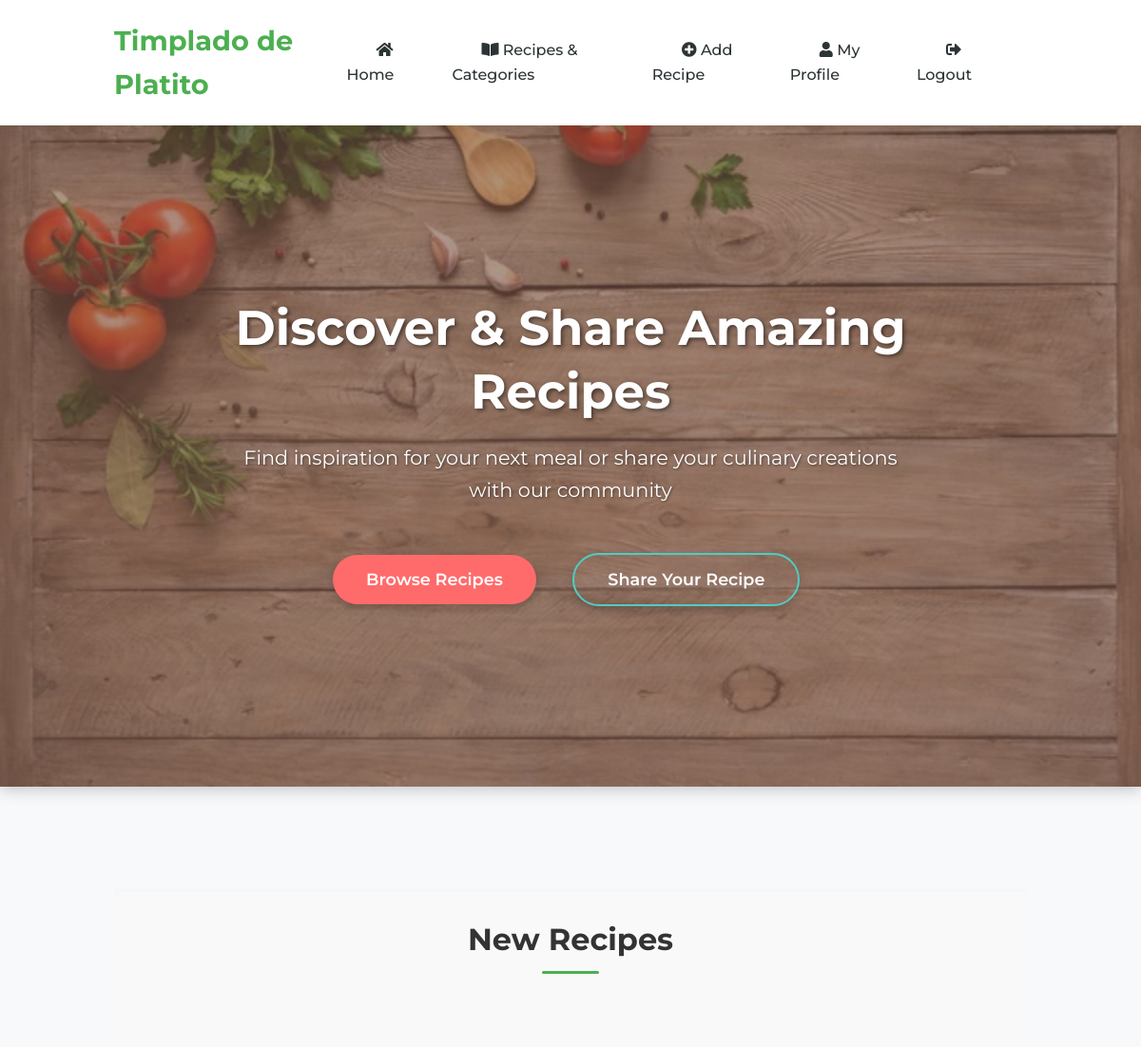
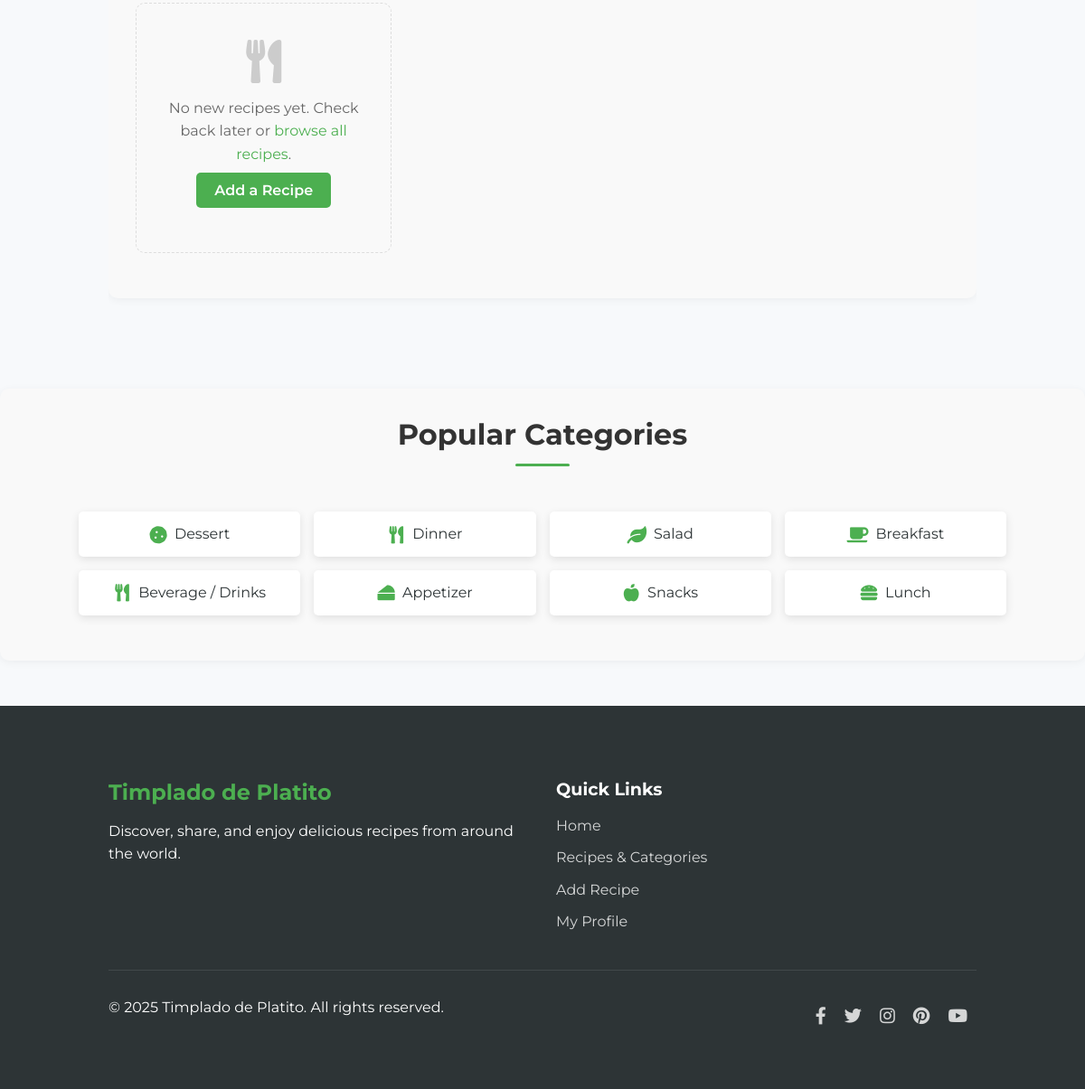
/pages/home.php (signed in), run on the app's committed database (2 pictures, top to bottom).
### tables this page shows
CREATE TABLE IF NOT EXISTS `categories` (
  `id` int(11) NOT NULL AUTO_INCREMENT,
  `name` varchar(255) NOT NULL,
  `created_at` timestamp NOT NULL DEFAULT CURRENT_TIMESTAMP,
  PRIMARY KEY (`id`),
  UNIQUE KEY `name` (`name`)
);

### classes/Category.php (called while the page is built, shortened)
<?php
class Category {
    private $db;
    public function __construct($database) {
        $this->db = $database;
    }
    public function getTopCategories($limit = 5) {
        try {
            $query = "SELECT c.id, c.name, COUNT(r.id) as recipe_count,
                      CASE
                        WHEN c.name = 'Breakfast' THEN 'fas fa-coffee'
                        WHEN c.name = 'Lunch' THEN 'fas fa-hamburger'
                        WHEN c.name = 'Dinner' THEN 'fas fa-utensils'
                        WHEN c.name = 'Snacks' THEN 'fas fa-apple-alt'
                        WHEN c.name = 'Dessert' THEN 'fas fa-cookie'
                        WHEN c.name = 'Appetizer' THEN 'fas fa-cheese'
                        WHEN c.name = 'Side Dish' THEN 'fas fa-bread-slice'
                        WHEN c.name = 'Beverage' OR c.name = 'Drinks' THEN 'fas fa-glass-martini-alt'
                        WHEN c.name = 'Soup' THEN 'fas fa-mug-hot'
                        WHEN c.name = 'Salad' THEN 'fas fa-leaf'
                        ELSE 'fas fa-utensils'
                      END as icon
                     FROM categories c
                     LEFT JOIN recipes r ON c.id = r.category_id
                     GROUP BY c.id
                     ORDER BY recipe_count DESC
                     LIMIT :limit";
            $stmt = $this->db->prepare($query);
            $stmt->bindParam(':limit', $limit, PDO::PARAM_INT);
            $stmt->execute();
            return $stmt->fetchAll(PDO::FETCH_ASSOC);
        } catch (PDOException $e) {
            error_log("Error getting top categories: " . $e->getMessage());
            return [];
        }
    }
}

### pages/home.php (the view, shortened to what this page needs)
<?php
include('../includes/header.php');
?>
<div class="hero-section">
    <div class="container">
        <div class="hero-content">
            <h1 class="hero-title fade-in">Discover & Share Amazing Recipes</h1>
            <p class="hero-subtitle fade-in">Find inspiration for your next meal or share your culinary creations with our community</p>
            <div class="hero-buttons fade-in">
                <a href="<?php echo $rootPath; ?>pages/recipes-categories.php" class="btn">Browse Recipes</a>
                <?php if (isset($_SESSION['user_id'])): ?>
                    <a href="<?php echo $rootPath; ?>pages/add-recipe.php" class="btn btn-outline">Share Your Recipe</a>
                <?php else: ?>
                    <a href="<?php echo $rootPath; ?>pages/login.php" class="btn btn-outline">Login to Share Recipes</a>
                <?php endif; ?>
            </div>
        </div>
    </div>
</div>
<div class="container">
    <section class="featured-section">
        <h2 class="text-center">New Recipes</h2>
        <div class="recipe-grid">
            <?php
            $database = new Database();
            $db = $database->getConnection();
            $recipe = new Recipe($db);
            $newestRecipes = $recipe->getNewestRecipes(6);
            if (!empty($newestRecipes)) {
                foreach ($newestRecipes as $recipeItem) {
                    $recipeImage = $recipeItem['image'] ?? '';
                    $imagePath = $rootPath . "uploads/recipes/" . $recipeImage;
                    echo '<div class="recipe-card">
                        <div class="recipe-header">';
                    if (!empty($recipeImage)) {
                        echo '<img src="' . $imagePath . '" alt="' . htmlspecialchars($recipeItem['title']) . '">';
                    } else {
                        echo '<div class="no-image">No Image</div>';
                    }
                    if (!empty($recipeItem['category_name'])) {
                        echo '<span class="category-badge">' . htmlspecialchars($recipeItem['category_name']) . '</span>';
                    }
                    echo '</div>
                        <div class="recipe-body">
                            <h3>' . htmlspecialchars($recipeItem['title']) . '</h3>
                            <p class="recipe-meta">
                                <span><i class="fas fa-user"></i> ' . htmlspecialchars($recipeItem['author'] ?? 'Unknown') . '</span>';
                    if (!empty($recipeItem['difficulty'])) {
                        echo '<span><i class="fas fa-signal"></i> ' . htmlspecialchars($recipeItem['difficulty']) . '</span>';
                    }
                    if (!empty($recipeItem['prep_time']) || !empty($recipeItem['cook_time'])) {
                        echo '<span><i class="far fa-clock"></i> ';
                        if (!empty($recipeItem['prep_time']) && !empty($recipeItem['cook_time'])) {
                            echo 'Prep: ' . htmlspecialchars($recipeItem['prep_time']) . ' min | Cook: ' . htmlspecialchars($recipeItem['cook_time']) . ' min';
                        } else if (!empty($recipeItem['prep_time'])) {
                            echo 'Prep: ' . htmlspecialchars($recipeItem['prep_time']) . ' min';
                        } else if (!empty($recipeItem['cook_time'])) {
                            echo 'Cook: ' . htmlspecialchars($recipeItem['cook_time']) . ' min';
                        }
                        echo '</span>';
                    }
                    echo '</p>
                            <a href="' . $rootPath . 'pages/recipe-detail.php?id=' . $recipeItem['id'] . '" class="btn-outline">View Recipe</a>
                        </div>
                    </div>';
                }
            } else {
                echo '<div class="empty-state-container">
                        <div class="empty-state">
                            <i class="fas fa-utensils"></i>
                            <p>No new recipes yet. Check back later or <a href="' . $rootPath . 'pages/recipes-categories.php">browse all recipes</a>.</p>';
                if (isset($_SESSION['user_id'])) {
                    echo '<p><a href="' . $rootPath . 'pages/add-recipe.php" class="btn">Add a Recipe</a></p>';
                }
                echo '</div>
                    </div>';
            }
            ?>
                </div>
            </div>
    <section class="featured-section">
        <h2 class="text-center">Popular Categories</h2>
        <?php
        include_once('../classes/Category.php');
        $database = new Database();
        $db = $database->getConnection();
        $category = new Category($db);
        $topCategories = $category->getTopCategories(8);
        if (!empty($topCategories)) {
            echo '<ul class="category-list">';
            foreach ($topCategories as $cat) {
                echo '<li><a href="' . $rootPath . 'pages/recipes-categories.php?category=' . $cat['id'] . '" class="centered-category"><i class="' . $cat['icon'] . '"></i> ' . htmlspecialchars($cat['name']) . '</a></li>';
            }
            echo '</ul>';
        }
        ?>
    </section>
<?php
include('../includes/footer.php');
?>

### assets/css/main.css (style rules this page uses)
* { box-sizing: border-box; margin: 0; padding: 0; }
h1, h2, h3, h4, h5, h6 { font-family: 'Montserrat', sans-serif; margin-bottom: 1.2rem; line-height: 1.3; color: var(--dark-color); }
h1 { font-size: 2.5rem; }
h2 { font-size: 2rem; }
p { margin-bottom: 1.2rem; }
.btn-outline { background-color: transparent; border: 2px solid var(--primary-color); color: var(--primary-color); }
.text-center { text-align: center; }
.featured-section { text-align: center; margin: 3rem 0; }
.featured-section h2 { margin-bottom: 2rem; position: relative; display: inline-block; }
.featured-section h2::after { content: ''; position: absolute; bottom: -10px; left: 50%; transform: translateX(-50%); width: 50px; height: 4px; background-color: var(--primary-color); border-radius: 2px; }
.fade-in { animation: fadeIn 0.5s ease-in; }

### assets/css/styles.css (style rules this page uses)
:root { --primary-color: #ff6b6b; --secondary-color: #4ecdc4; --dark-color: #2d3436; --light-color: #f7f9fb; --success-color: #6ab04c; --warning-color: #f0932b; --danger-color: #eb4d4b; --gray-color: #95a5a6; --box-shadow: 0 10px 20px rgba(0, 0, 0, 0.1); --transition: all 0.3s ease; --border-radius: 8px; }
body { font-family: 'Montserrat', 'Open Sans', sans-serif; margin: 0; padding: 0; background-color: var(--light-color); color: var(--dark-color); line-height: 1.6; }
.container { width: 80%; max-width: 1200px; margin: 30px auto; overflow: hidden; }
button, .btn { background-color: var(--primary-color); color: white; border: none; padding: 12px 20px; border-radius: var(--border-radius); cursor: pointer; font-size: 16px; font-weight: 600; transition: var(--transition); }
.category-list { display: grid; grid-template-columns: repeat(auto-fill, minmax(180px, 1fr)); gap: 15px; list-style: none; padding: 0; margin: 20px auto; max-width: 90%; justify-content: center; }
.category-list li { display: flex; justify-content: center; }
.category-list li a { display: flex; align-items: center; justify-content: center; padding: 12px 15px; background-color: white; border-radius: var(--border-radius); color: var(--dark-color); text-decoration: none; box-shadow: 0 3px 10px rgba(0, 0, 0, 0.1); transition: var(--transition); width: 100%; text-align: center; }
.category-list li a i { margin-right: 8px; color: var(--primary-color); font-size: 1.2em; min-width: 20px; text-align: center; display: inline-block; }
.hero-section { background: linear-gradient(rgba(0, 0, 0, 0.6), rgba(0, 0, 0, 0.6)), url('../img/cooking-background.jpg'); background-size: cover; background-position: center; color: white; padding: 120px 0; margin-bottom: 60px; text-align: center; position: relative; box-shadow: 0 4px 15px rgba(0, 0, 0, 0.2); }
.hero-title { font-size: 3rem; margin-bottom: 20px; color: white; font-weight: 700; }
.hero-subtitle { font-size: 1.2rem; margin-bottom: 40px; max-width: 700px; margin-left: auto; margin-right: auto; }
.hero-buttons { display: flex; justify-content: center; gap: 20px; }
.text-center { text-align: center; }
.hero-content { max-width: 800px; margin: 0 auto; }
.hero-title { font-size: 3.5rem; margin-bottom: 20px; color: white; font-weight: 700; }
.hero-subtitle { font-size: 1.5rem; margin-bottom: 40px; }
.empty-state { display: flex; flex-direction: column; align-items: center; padding: 3rem; background-color: #f9f9f9; border-radius: var(--border-radius); text-align: center; }
.empty-state i { font-size: 3rem; color: var(--text-muted); margin-bottom: 1rem; }

### assets/css/recipes.css (style rules this page uses)
.recipe-grid { display: grid; grid-template-columns: repeat(auto-fill, minmax(280px, 1fr)); gap: 25px; margin-top: 25px; }
.empty-state { text-align: center; padding: 40px 20px; background-color: #f9f9f9; border-radius: 10px; margin: 20px 0; }
.empty-state i { font-size: 3rem; color: #ddd; margin-bottom: 15px; }

### assets/css/profile.css (style rules this page uses)
.recipe-grid { display: grid; grid-template-columns: repeat(auto-fill, minmax(280px, 1fr)); gap: 25px; margin-top: 20px; }

### assets/css/view-recipe-button.css (style rules this page uses)
.btn-outline { display: inline-block; padding: 8px 15px; background-color: transparent; color: #4CAF50 !important; border: 1px solid #4CAF50; border-radius: 4px; text-decoration: none; font-size: 0.9rem; font-weight: 500; text-align: center; transition: all 0.3s ease; width: auto; margin: 10px auto; cursor: pointer; }

### data on the page
categories: name "Dessert"
categories: name "Dinner"
categories: name "Salad"
categories: name "Breakfast"
categories: name "Beverage / Drinks"
categories: name "Appetizer"
categories: name "Snacks"
categories: name "Lunch"
